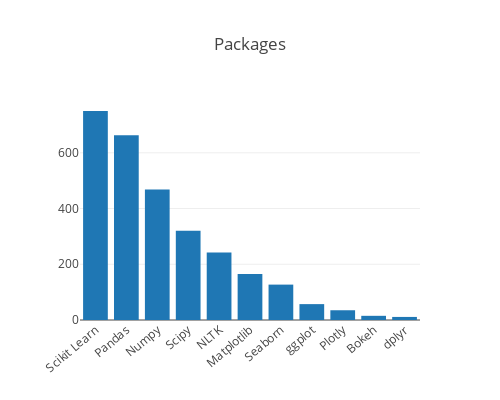

Notebook code for this chart:
### Code cell
layout = Layout(
    paper_bgcolor='rgba(0,0,0,0)',
    plot_bgcolor='rgba(0,100,15,10)'
)

bar_layout = Layout(
    barmode='group',
    height=400,
    width=500,
    xaxis=dict(tickangle=-40),
    paper_bgcolor='rgba(0,0,0,0)',
    plot_bgcolor='rgba(0,0,0,0)',
    title = 'Packages'
)

graph_data = []

skills4 = {'Packages': Packages}

for a, skill_dict in skills4.items():
    graph_data.append(go.Bar(
        x = list(skillset_df[a].index),
        y = list(skillset_df[a][1]),
        name = a))

py.offline.iplot(Figure(data=graph_data, layout=bar_layout), filename='Skillsets1')

### Figure 1 — Plotly figure (JSON) as saved in the notebook; plotly's stock layout.template omitted (floating-point values rounded to 4 significant figures)
{"data": [{"name": "Packages", "type": "bar", "uid": "ebe6edde-b5e0-11e8-a9e3-4c3488ea762f", "x": ["Scikit Learn", "Pandas", "Numpy", "Scipy", "NLTK", "Matplotlib", "Seaborn", "ggplot", "Plotly", "Bokeh", "dplyr"], "y": [750, 663, 468, 320, 242, 165, 127, 57, 35, 15, 11]}], "layout": {"barmode": "group", "height": 400, "paper_bgcolor": "rgba(0,0,0,0)", "plot_bgcolor": "rgba(0,0,0,0)", "title": "Packages", "width": 500, "xaxis": {"tickangle": -40}}}
